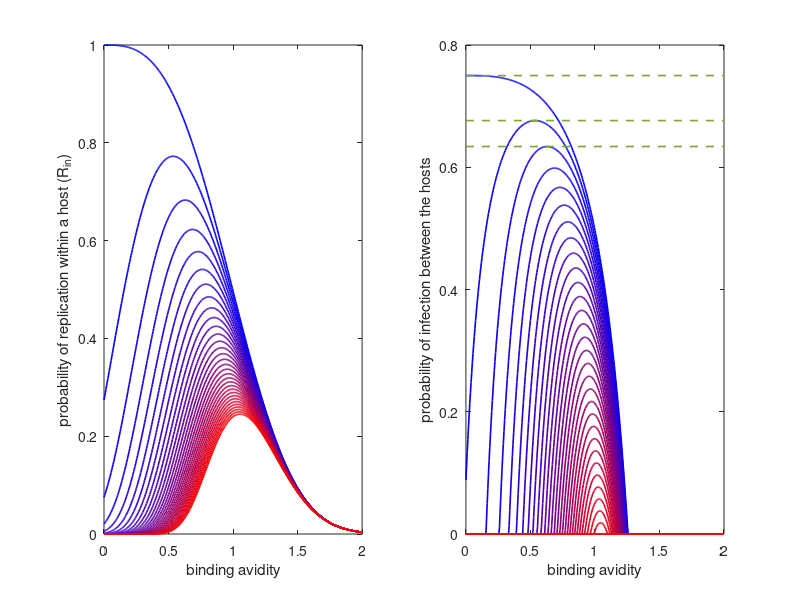
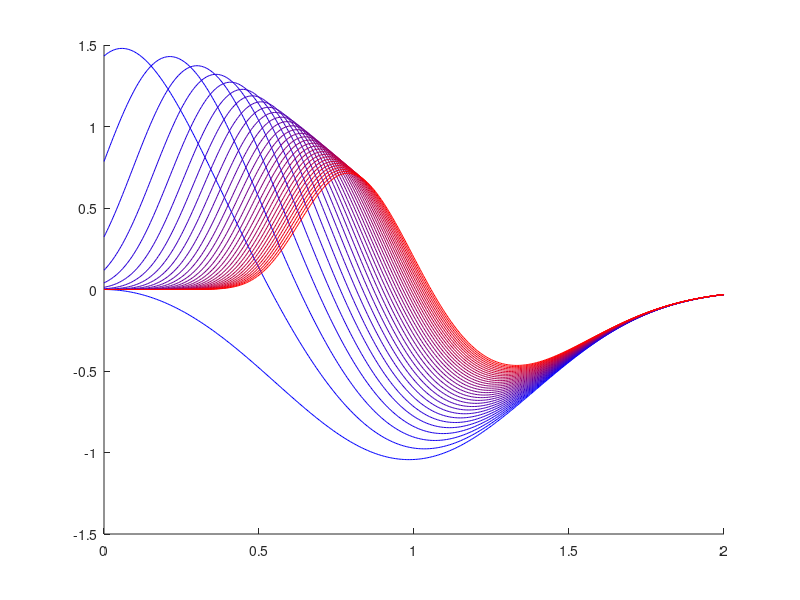

Source code (MATLAB) for these figures, in order:
%New infection fitness model developed in 2015
%Subplot1 f(k,V)
%Subplot2 g(V) = exp(-a*V.^b)
%Subplot3 Beta(k,V)
%Subplot4 dBeta(k,V)/dV
%Author: Hsiang-Yu Yuan
%4 May 2015


%Binding avidity range
V = 0:0.005:2;

%Transmission parameters
%%p=2,r=2

p = 4; %original value is 4
%r = 1;
r = 70;
b = 3;
a = 0.7;
c = 2; % contact rate
nv = 4; % average copies number of each virion

%Epidemiological parameters
mu_val = 1/(70*365.25); %lifespan = 70y
gamma_val=1/5; %infecious period should change to 5d


Trans_array = []; %Array of probability of evasion by immune system
Trans_Pr_array = [];

N_Reinfect = 32; 

figure;
%colorm = {[1 1 0];[1 0 1];[0 1 1];[1 0 0];[0 1 0];[0 0 1];[0 0 0]}; 
%
%for i=1:N_Reinfect;
maximm_Reinfect = N_Reinfect;
for i=1:maximm_Reinfect;
colorm(i) = {((maximm_Reinfect-i)./(maximm_Reinfect-1))*[0 0 1]+((i-1)./(maximm_Reinfect-1))*[1 0 0]}; 
end
if maximm_Reinfect < N_Reinfect
for i=maximm_Reinfect+1:N_Reinfect
  colorm(i) = colorm(maximm_Reinfect);
end
end

D = 0; %antigenic distance by boosting
delta = 0; %antigenic distance by drift
for k = 0:N_Reinfect-1
%for k=1:20:21;   
   P_Ab = exp(-p*(V+1));
   P_s0 = 1-P_Ab;
   %%%P_Trans: f(k,V)
   %%%P_Trans_Pr: f'(k,V)
   

   immK = r*k-delta;
   if immK < 0
     immK = 0;
   end
   P_Trans = (P_s0).^(immK);
   if k>=1
       P_Trans_Pr = immK*p.*((1-P_Ab).^(immK-1)).*(P_Ab);
   elseif k == 0
       P_Trans_Pr = zeros(1,length(V));
   end
   
   %subplot(2,2,1); plot(V,P_Trans,'color',cell2mat(colorm(k+1))); hold on;
   Trans_array(k+1,:) = P_Trans;
   Trans_Pr_array(k+1,:) = P_Trans_Pr;
end
%subplot(2,2,1); xlabel('Binding avidity V'); ylabel('Probability of immune escape');

Trans_array;

%%%P_Rep: g(V)
%%%P_Rep_Pr: g'(V)
P_Rep = exp(-a*V.^b);
P_Rep_Pr = -a*b*exp(-a*V.^b).*(V.^(b-1));

%subplot(2,2,2); plot(V, P_Rep,'color',[0 0 0]); hold on;
%subplot(2,2,2); xlabel('Binding avidity V'); ylabel('Probability of succesfull replication')




for i=1:length(Trans_Pr_array(:,1))
%R0 = f(k,V)g(V)n
%rho = 1 - 1/R0
%beta = c x rho
R0_Trans = Trans_array(i,:).*P_Rep.*nv;
Rho_Trans = 1 - R0_Trans.^-1;
Rho_Trans(find(Rho_Trans<0))=0;
Rho_Trans_array(i,:) = Rho_Trans;
%%Calculate the derivative of phi
B_Pr = Trans_Pr_array(i,:).*P_Rep + Trans_array(i,:).*P_Rep_Pr;
B_Pr_array(i,:) = B_Pr;

%B_Trans = c.*Rho_Trans;

subplot(1,2,2);
plot(V,Rho_Trans,'color',cell2mat(colorm(i)),'LineWidth',1.2); hold on;
%subplot(2,2,4); plot(V,B_Pr,'color',cell2mat(colorm(i))); hold on;


B_Trans = Trans_array(i,:).*P_Rep;
%R0_Trans = c.*Trans_array(i,:).*P_Rep/(mu_val+gamma_val);
subplot(1,2,1); plot(V,B_Trans,'color',cell2mat(colorm(i)),'LineWidth',1.2); hold on;
end

%%Calculate the max rho
rho0 = max(Rho_Trans_array(1,:));
rho1 = max(Rho_Trans_array(2,:));
rho2 = max(Rho_Trans_array(3,:));

subplot(1,2,1);
xlabel('binding avidity'); ylabel('probability of replication within a host (R_i_n)');
subplot(1,2,2);
xlabel('binding avidity'); ylabel('probability of infection between the hosts');
line([0 2], [rho0 rho0], 'LineWidth',1.2, 'LineStyle','--');
line([0 2], [rho1 rho1], 'LineWidth',1.2, 'LineStyle','--');
line([0 2], [rho2 rho2], 'LineWidth',1.2, 'LineStyle','--');
%subplot(2,2,4); xlabel('Binding avidity V'); ylabel('d\beta/dV');
   
figure;
hold on;
for i=1:length(Trans_Pr_array(:,1))
    plot(V,B_Pr_array(i,:),'color',cell2mat(colorm(i)));
end

